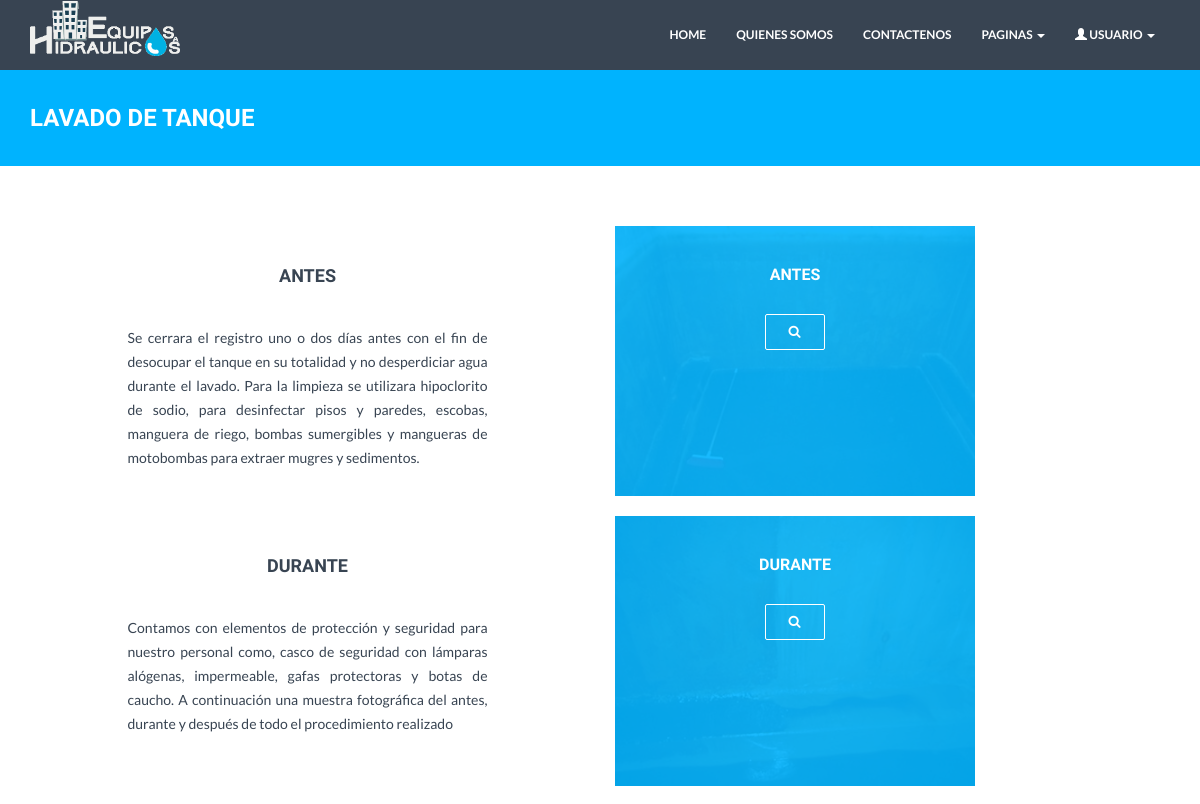
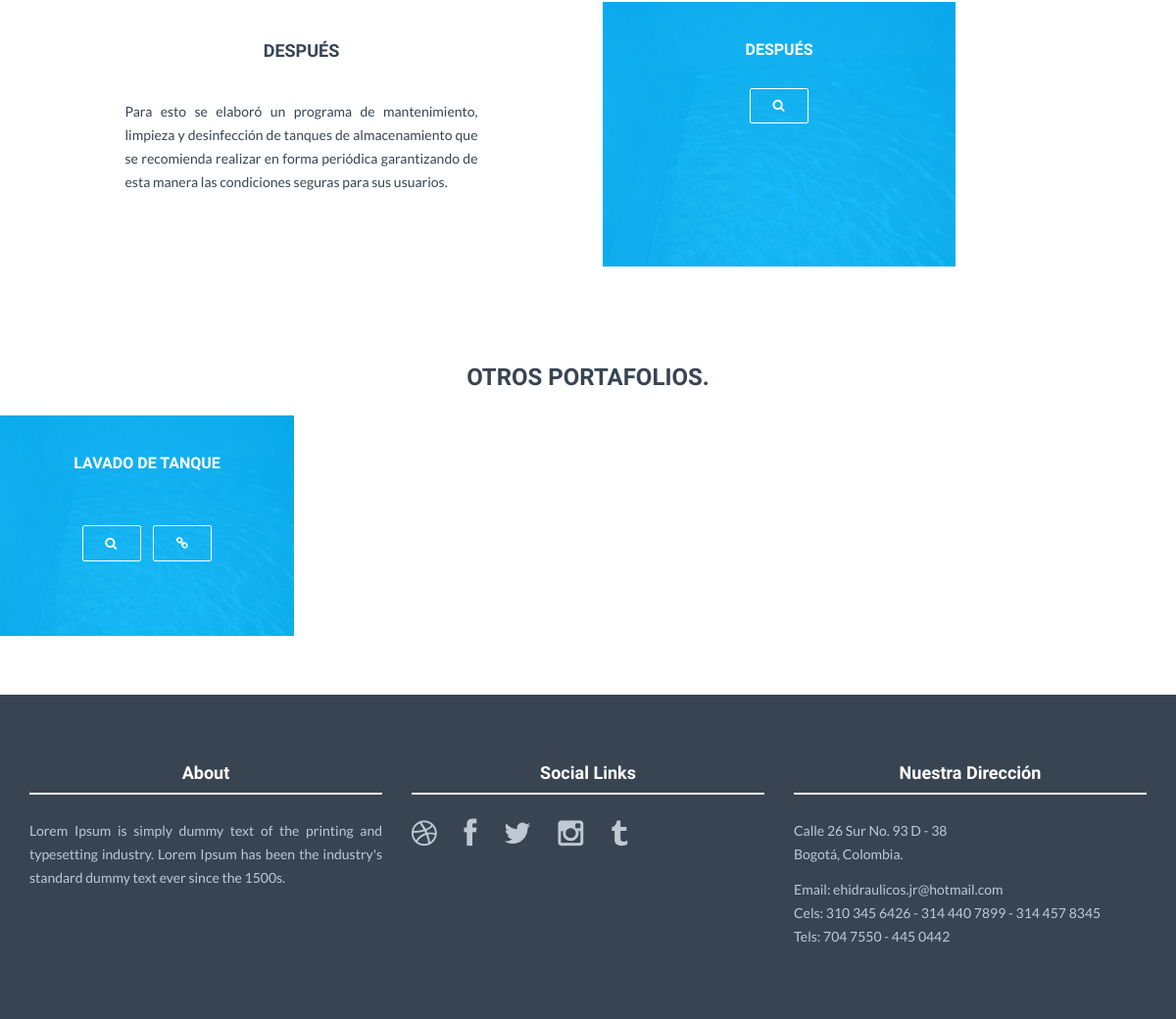
/servicio.php?id=1, run on the app's committed database (2 pictures, top to bottom).
### tables this page shows
CREATE TABLE `servicio` (
  `k_servicio` int(2) NOT NULL,
  `n_titulo` varchar(100) NOT NULL,
  `n_path_imagen` varchar(100) NOT NULL
);

CREATE TABLE `descripcion` (
  `k_descripcion` int(4) NOT NULL,
  `n_path_imagen` varchar(100) NOT NULL,
  `n_titulo` varchar(100) NOT NULL,
  `n_descripcion` varchar(600) NOT NULL,
  `k_servicio` int(2) NOT NULL,
  `orden` int(2) DEFAULT NULL
);

### controller/servicio_controller.php (called while the page is built, shortened)
<?php
include 'dao/dao.php';
include 'dao/dao_servicio.php';
if ($_GET) {
    $id = $_GET['id'];
}else{
    $id = 0;
}
$dao = new dao(DB_HOST, DB_USER, DB_PASS, DB_NAME);
$dao->conectar();
$daoServicio = new daoServicio($dao);
$descripciones = $daoServicio->getDescripciones($id);
$servicio = $daoServicio->getServicio($id);
$servicios = $daoServicio->getServicios(5);
$titulo = $servicio[0];

### dao/dao_servicio.php (called while the page is built, shortened)
<?php
class daoServicio {
    var $database;
    function daoServicio($db) {
        $this->database = $db;
    }
    function getDescripciones($id) {
        $sql = "SELECT n_path_imagen, n_titulo, n_descripcion "
                . "FROM descripcion "
                . "WHERE k_servicio = " . $id . " order by orden;";
        $result = $this->database->ejecutarConsulta($sql);
        return ($this->database->transformarResultado2($result));
    }
    function getServicio($id) {
        $sql = "SELECT n_titulo "
                . "FROM servicio "
                . "WHERE k_servicio = $id ;";
        $result = $this->database->ejecutarConsulta($sql);
        return ($this->database->transformarResultado($result));
    }
    function getServicios($limite) {
        if ($limite > 0) {
            $sql = "SELECT * FROM servicio LIMIT $limite;";
        } else {
            $sql = "SELECT * FROM servicio;";
        }
        $result = $this->database->ejecutarConsulta($sql);
        return ($this->database->transformarResultado2($result));
    }
}

### dao/dao.php (called while the page is built, shortened)
<?php
Class dao {
    function ejecutarConsulta($sql) {
        $result = mysql_query($sql);
        return $result;
    }
    function transformarResultado($result) {
        if ($result) {
            $row = mysql_fetch_array($result);
            return $row;
        }
    }
    function transformarResultado2($result) {
        $res = array();
        while ($row = mysql_fetch_array($result)) {
            $res[count($res)] = $row;
        }
        return $res;
    }
}
?>

### servicio.php (the view, shortened to what this page needs)
<?php include_once 'controller/servicio_controller.php'; ?>
<html lang="en">
    <?php include_once 'templates/head.php'; ?>
    <body>
        <?php include_once 'templates/header.php'; ?>
        <div id="blue">
            <div class="container">
                <div class="row">
                    <h3><?php echo $titulo; ?></h3>
                </div>
            </div>
        </div>
        <div class="container mt">
            <?php foreach ($descripciones as $d) { ?>
                <div class="row">
                    <div class="col-lg-4 col-lg-offset-1">
                        <h4><?php echo $d['n_titulo'] ?></h4>
                        <br>
                        <p><?php echo $d['n_descripcion'] ?></p>
                    </div>
                    <div class="col-lg-4 col-lg-offset-1">
                        <div class="portfolio-item graphic-design">
                            <div class="he-wrap tpl6">
                                <div class="he-view">
                                    <div class="bg a0" data-animate="fadeIn">
                                        <h3 class="a1" data-animate="fadeInDown"><?php echo $d['n_titulo'] ?></h3>
                                        <a data-rel="prettyPhoto" href="<?php echo ("assets/img/servicios/" . $d['n_path_imagen']) ?>" class="dmbutton a2" data-animate="fadeInUp"><i class="fa fa-search"></i></a>
                                    </div>
                                </div>
                            </div>
                        </div>
                    </div>
                </div>
            <br><! --/row -->
            <?php } ?>
        </div><! --/container -->
        <div id="portfoliowrap">
            <div class="portfolio-centered">
                <h3>OTROS PORTAFOLIOS.</h3>
                <div class="recentitems portfolio">
                    <?php foreach ($servicios as $s) { ?>
                    <div class="portfolio-item graphic-design">
                        <div class="he-wrap tpl6">
                            <div class="he-view">
                                <div class="bg a0" data-animate="fadeIn">
                                    <h3 class="a1" data-animate="fadeInDown"><?php echo $s['n_titulo']?></h3>
                                    <a data-rel="prettyPhoto" href="<?php echo ("assets/img/servicios/" . $s['n_path_imagen']) ?>" class="dmbutton a2" data-animate="fadeInUp"><i class="fa fa-search"></i></a>
                                    <a href="<?php echo ("servicio.php?id=" . $s['k_servicio']) ?>" class="dmbutton a2" data-animate="fadeInUp"><i class="fa fa-link"></i></a>
                                </div>
                            </div>
                        </div>
                    </div>
                    <?php } ?>
                </div>
            </div>
        </div>
        <?php include_once 'templates/footer.php'; ?>
    </body>
</html>

### assets/css/style.css (style rules this page uses)
* { margin: 0; padding: 0px; }
body { background: #ffffff; margin: 0; height: 100%; color: #384452; font-family: 'Lato', sans-serif; font-weight: 400; }
h1, h2, h3, h4, h5, h6 { font-family: 'Raleway', sans-serif; font-weight: 700; }
h4 { text-align: center; }
p { padding: 0; margin-bottom: 12px; font-family: 'Lato', sans-serif; font-weight: 400; font-size: 14px; line-height: 24px; color: #384452; margin-top: 10px; text-align: justify; }
a { padding: 0; margin: 0; text-decoration: none; -webkit-transition: background-color .4s linear, color .4s linear; -moz-transition: background-color .4s linear, color .4s linear; -o-transition: background-color .4s linear, color .4s linear; -ms-transition: background-color .4s linear, color .4s linear; transition: background-color .4s linear, color .4s linear; }
.dmbutton { background:rgba(0, 0, 0, 0); border: 1px solid #ffffff; color: #ffffff; -webkit-border-radius: 2px; border-radius: 2px; padding-top: 1.025rem; padding-right: 2.25rem; letter-spacing:0.85px; padding-bottom: 1.0875rem; padding-left: 2.25rem; font-size: 1.55rem; cursor: pointer; font-weight: normal; line-height: normal; margin: 0 0 1.25rem; text-decoration: none; text-align: center; display: inline-block; -webkit-transition: background-color 300ms ease-out; -moz-transition: background-color 300ms ease-out; transition: background-color 300ms ease-out; -webkit-appearance: none; font-weight: normal !important; }
.mt { margin-top: 60px; }
#portfoliowrap { padding-top: 60px; margin-bottom: 60px; display: block; text-align: center }
#portfoliowrap h3 { margin-bottom: 25px; }
.portfolio { padding:0 !important; margin:0 !important; display:block; }
.portfolio-item h3 { margin:-10px 0 10px; font-size:16px; text-transform:uppercase; }
.tpl6 h3 { color:#fff; margin:0; padding:40px 5px 0; font-size:16px; text-transform:uppercase; }
.tpl6 .dmbutton { display:inline-block; margin:30px 5px 20px 5px; font-size:13px; }
.tpl6 .bg { height:100%; width:100%; background-color:#00b3fe; background-color:rgba(0,179,254,.9); text-align:center; }
#blue { background: #00b3fe; margin-top: 60px; margin-bottom: 60px; padding-top: 25px; padding-bottom: 25px; }
#blue h3 { color: white; margin-left: 15px; }

### assets/css/hoverex-all.css (style rules this page uses)
.he-wrap { position:relative; zoom:1; *display:inline; position:relative; }
.he-view,.he-zoom { position:absolute; top:0; left:0; right:0; bottom:0; overflow:hidden; visibility:hidden; }
.a0,.a1,.a2,.a3,.a4,.a5,.a6,.a7 { -webkit-animation-fill-mode: both; -moz-animation-fill-mode: both; -ms-animation-fill-mode: both; -o-animation-fill-mode: both; animation-fill-mode: both; -webkit-animation-duration: .6s; -moz-animation-duration: .6s; -ms-animation-duration: .6s; -o-animation-duration: .6s; animation-duration: .6s; }
.a1 { -webkit-animation-delay: .2s; -moz-animation-delay: .2s; -o-animation-delay: .2s; animation-delay: .2s; }
.a2 { -webkit-animation-delay: .4s; -moz-animation-delay: .4s; -o-animation-delay: .4s; animation-delay: .4s; }

### data on the page
servicio: n_titulo "LAVADO DE TANQUE"
descripcion: n_titulo "ANTES", n_descripcion "Se cerrara el registro uno o dos días antes con el fin de desocupar el tanque en su totalidad y no desperdiciar agua durante el lavado. Para la limpieza se utilizara hipoclorito de sodio, para desinfectar pisos y paredes, escobas, manguera de riego, bombas sumergibles y mangueras de motobombas para extraer mugres y sedimentos."
descripcion: n_titulo "DURANTE", n_descripcion "Contamos con elementos de protección y seguridad para nuestro personal como, casco de seguridad con lámparas alógenas, impermeable, gafas protectoras y botas de caucho. A continuación una muestra fotográfica del antes, durante y después de todo el procedimiento realizado"
descripcion: n_titulo "DESPUÉS", n_descripcion "Para esto se elaboró un programa de mantenimiento, limpieza y desinfección de tanques de almacenamiento que se recomienda realizar en forma periódica garantizando de esta manera las condiciones seguras para sus usuarios."
